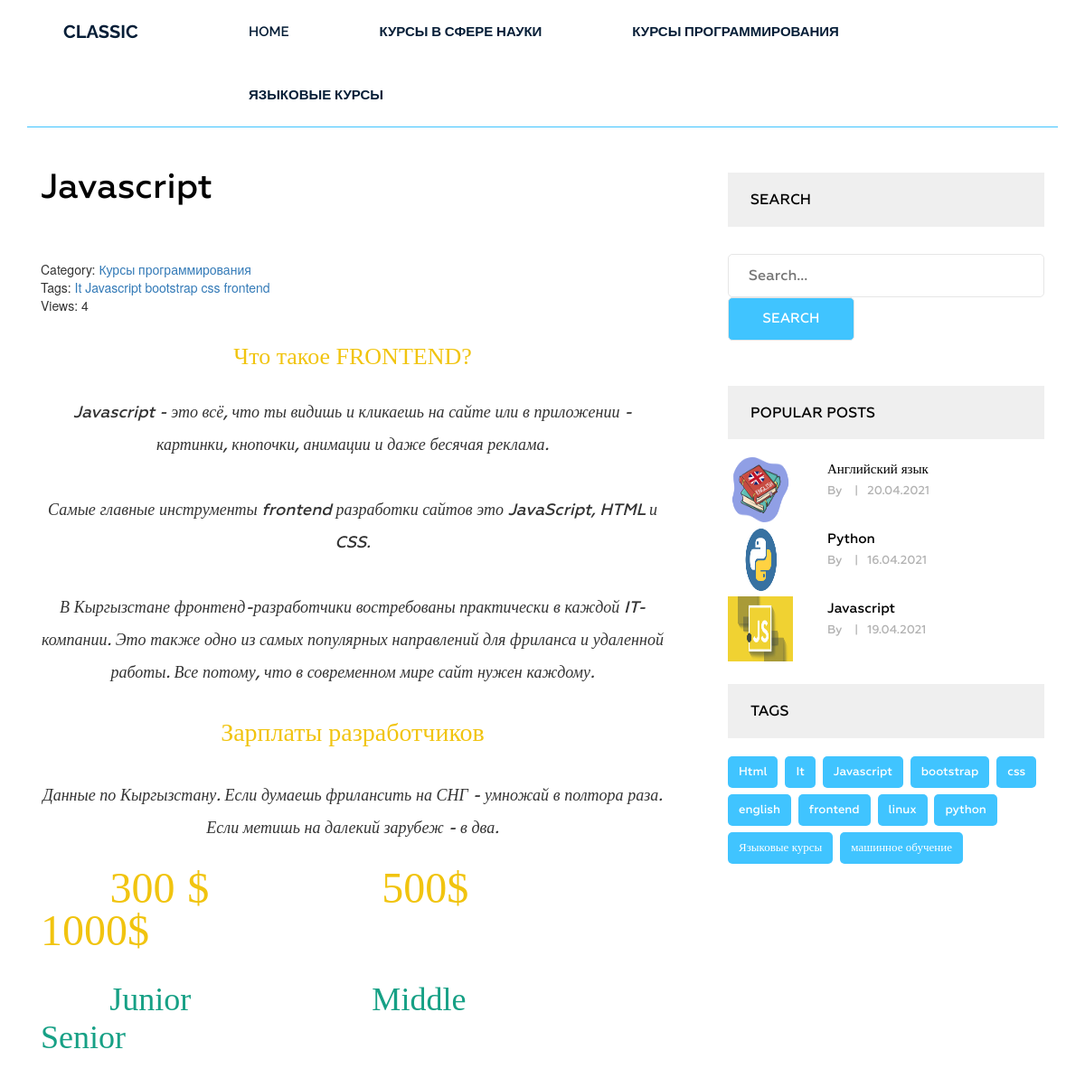
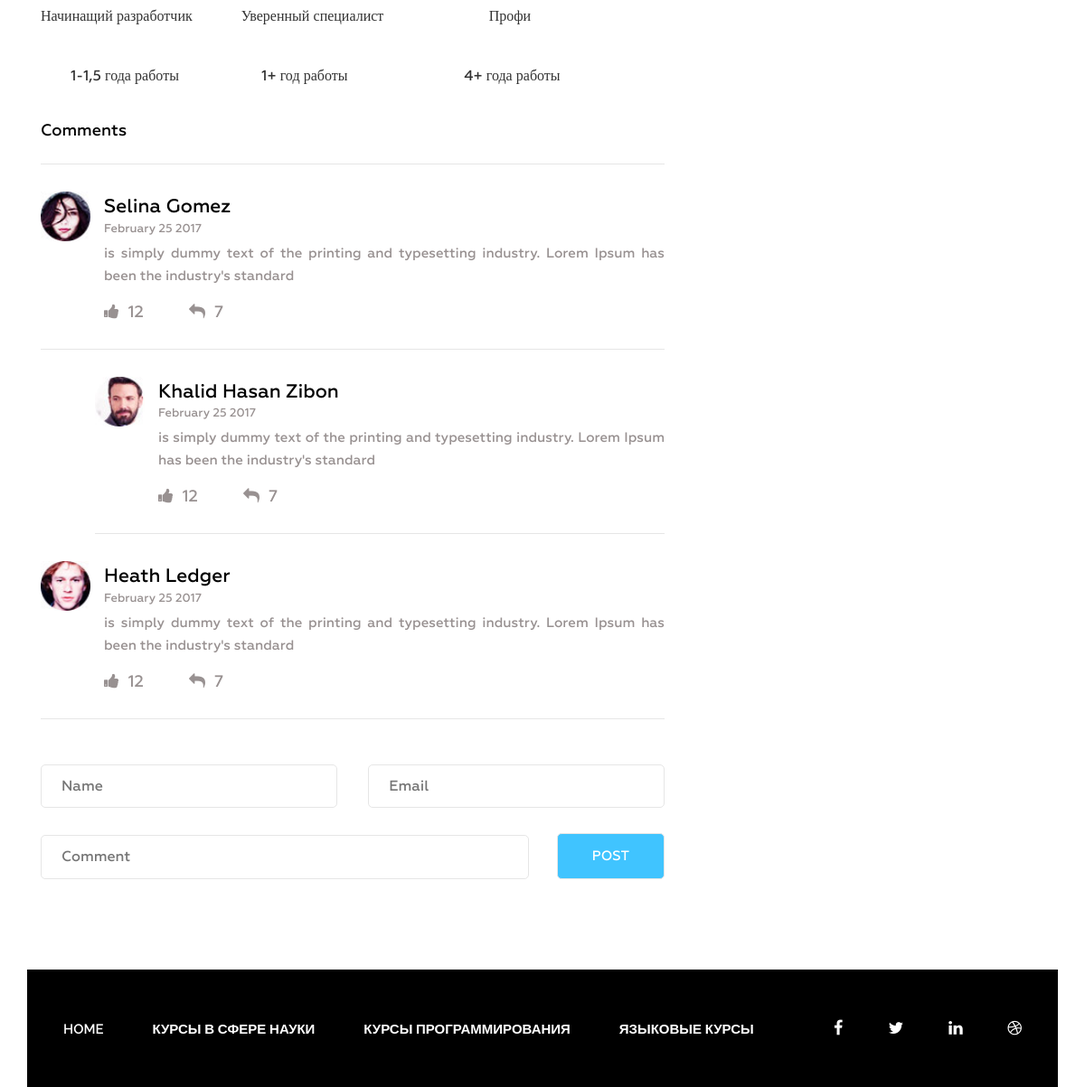
/post/javascript, run on the app's committed database (2 pictures, top to bottom).
### blog/models.py (models this page shows, shortened)
class Category(models.Model):
    title = models.CharField(max_length=255)
    slug = models.SlugField(max_length=255, verbose_name='Url', unique=True)
    def __str__(self):
        return self.title
    def get_absolute_url(self):
        return reverse('category', kwargs={'slug': self.slug})
    class Meta:
        ordering = ['title']
        verbose_name = 'Категория'
        verbose_name_plural = 'Категории'

class Post(models.Model):
    title = models.CharField(max_length=255, verbose_name='Название')
    slug = models.SlugField(max_length=255, verbose_name='Url', unique=True)
    author = models.CharField(max_length=100, verbose_name="Автор")
    content = models.TextField(verbose_name='Текст', blank=True, )
    created_at = models.DateTimeField(auto_now_add=True, verbose_name='Опубликовано')
    photo = models.ImageField(upload_to='photo/%Y/%m/%d/', blank=True, verbose_name="Фото")
    views = models.IntegerField(default=0, verbose_name='Количество просмотров')
    category = models.ForeignKey(Category, on_delete=models.PROTECT, related_name='posts', verbose_name='Категория')
    tags = models.ManyToManyField(Tag, blank=True, related_name='posts', verbose_name="Тег")
    def get_absolute_url(self):
        return reverse('post', kwargs={'slug': self.slug})
    class Meta:
        ordering = ['-created_at']
        verbose_name = 'Пост'
        verbose_name_plural = 'Посты'

class Tag(models.Model):
    title = models.CharField(max_length=255)
    slug = models.SlugField(max_length=255, verbose_name='Url', unique=True)
    def get_absolute_url(self):
        return reverse('tag', kwargs={'slug': self.slug})
    class Meta:
        ordering = ['title']
        verbose_name = 'Тег'
        verbose_name_plural = 'Теги'

### blog/views.py (the view)
# urls.py: path('post/<str:slug>', GetPost.as_view(), name='post'),
class GetPost(DetailView):
    model = Post
    template_name = 'blog/single.html'
    context_object_name = 'post'
    def get_context_data(self, *, object_list=None, **kwargs):
        context = super().get_context_data(**kwargs)
        self.object.views = F('views') + 1
        self.object.save()
        self.object.refresh_from_db()
        return context

### blog/templates/blog/single.html (shortened to what this page needs)
{% extends 'base.html' %}
{% load static %}
{% load sidebar %}
{% block content %}
    <section class="single-blog-area">
        <div class="container">
            <div class="row">
                <div class="col-md-12">
                    <div class="border-top">
                        <div class="col-md-8">
                            <div class="blog-area">
                                <div class="blog-area-part">
                                    <h2>{{ post.title }}</h2>
                                    <div class="single-content">
                                        <div>
                                            <span>Category: <a
                                                    href="{{ post.category.get_absolute_url }}">{{ post.category }}</a></span>
                                            <br>
                                            {% if post.tags.exists %}
                                                <span>
                                            Tags:
                                                    {% for tag in post.tags.all %}
                                                        <a href="{{ tag.get_absolute_url }}">{{ tag.title }}</a>
                                                    {% endfor %}
                                        </span>
                                                <br>
                                            {% endif %}
                                            <span>Views: {{ post.views }}</span>
                                        </div>
                                        {{ post.content|safe }}
                                    </div>
                                </div>
                                <div class="commententries">
                                    <h3>Comments</h3>
                                    <ul class="commentlist">
                                        <li>
                                            <article class="comment">
                                                <header class="comment-author">
                                                    <img src="img/author-1.jpg"
                                                         alt="">
                                                </header>
                                                <section
                                                        class="comment-details">
                                                    <div class="author-name">
                                                        <h5><a href="#">Selina
                                                            Gomez</a></h5>
                                                        <p>February 25 2017</p>
                                                    </div>
                                                    <div class="comment-body">
                                                        <p>is simply dummy text
                                                            of the printing and
                                                            typesetting
                                                            industry.
                                                            Lorem Ipsum has
                                                            been the industry's
                                                            standard </p>
                                                    </div>
                                                    <div class="reply">
                                                        <p><span><a href="#"><i
                                                                class="fa fa-thumbs-up"
                                                                aria-hidden="true"></i></a>12</span><span><a
                                                                href="#"><i
                                                                class="fa fa-reply"
aria-hidden="true"></i></a>7</span>
                                                        </p>
                                                    </div>
                                                </section>
                                            </article>
                                            <ul class="children">
                                                <li>
                                                    <article class="comment">
                                                        <header class="comment-author">
                                                            <img src="img/author-2.jpg"
                                                                 alt="">
                                                        </header>
                                                        <section
                                                                class="comment-details">
                                                            <div class="author-name">
                                                                <h5>
                                                                    <a href="#">Khalid
                                                                        Hasan
                                                                        Zibon</a>
                                                                </h5>
                                                                <p>February 25
                                                                    2017</p>
                                                            </div>
                                                            <div class="comment-body">
                                                                <p>is simply
                                                                    dummy text
                                                                    of the
                                                                    printing
                                                                    and
                                                                    typesetting
                                                                    industry.
                                                                    Lorem Ipsum
                                                                    has been
                                                                    the
                                                                    industry's
                                                                    standard </p>
                                                            </div>
                                                            <div class="reply">
                                                                <p><span><a
                                                                        href="#"><i
                                                                        class="fa fa-thumbs-up"
                                                                        aria-hidden="true"></i></a>12</span><span><a
                                                                        href="#"><i
                                                                        class="fa fa-reply"
                                                                        aria-hidden="true"></i></a>7</span>
                                                                </p>
                                                            </div>
                                                        </section>
                                                    </article>
                                                </li>
                                            </ul>
</li>
                                        <li>
                                            <article class="comment">
                                                <header class="comment-author">
                                                    <img src="img/author-3.jpg"
                                                         alt="">
                                                </header>
                                                <section
                                                        class="comment-details">
                                                    <div class="author-name">
                                                        <h5><a href="#">Heath
                                                            Ledger</a></h5>
                                                        <p>February 25 2017</p>
                                                    </div>
                                                    <div class="comment-body">
                                                        <p>is simply dummy text
                                                            of the printing and
                                                            typesetting
                                                            industry.
                                                            Lorem Ipsum has
                                                            been the industry's
                                                            standard </p>
                                                    </div>
                                                    <div class="reply">
                                                        <p><span><a href="#"><i
                                                                class="fa fa-thumbs-up"
                                                                aria-hidden="true"></i></a>12</span><span><a
                                                                href="#"><i
                                                                class="fa fa-reply"
                                                                aria-hidden="true"></i></a>7</span>
                                                        </p>
                                                    </div>
                                                </section>
                                            </article>
                                        </li>
                                    </ul>
                                </div>
                                <form action="#" method="get">
                                    <div class="name">
                                        <input type="text" name="" id=""
                                               placeholder="Name" class="name">
                                    </div>
                                    <div class="email">
                                        <input type="email" name="" id=""
                                               placeholder="Email"
                                               class="email">
                                    </div>
                                    <div class="comment">
                                        <input type="text" name="" id=""
                                               placeholder="Comment"
                                               class="comment">
                                    </div>
                                    <div class="post">
                                        <input type="submit" value="Post">
                                    </div>
                                </form>
                            </div>
                        </div>
                        <div class="col-md-4">
<div class="newsletter">
                            <h2 class="sidebar-title">Search</h2>
                            <form action="{% url 'search' %}" method="get">
                                <input type="text" name="s" placeholder="Search...">
                                <input type="submit" value="Search">
                            </form>
                        </div>
                            {% get_popular 3 %}
                            {% get_tags %}
                        </div>
                    </div>
                </div>
            </div>
        </div>
    </section>
{% endblock %}

### blog/templates/blog/menu_tpl.html
<!DOCTYPE html>
<div class="{{ menu_class }}">
    <ul>
        <li><a href="{% url 'home' %}">Home</a></li>
        {% for item in categories %}
        <li><a href="{{ item.get_absolute_url }}">{{ item.title }}</a></li>
        {% endfor %}
    </ul>
</div>

### blog/templates/blog/popular_posts_tpl.html
<!DOCTYPE html>
<html lang="en">
<h2 class="sidebar-title">Popular posts</h2>
<div class="grid">
    {% for post in posts %}
    <div class="portfolio-item popular">
        {% if post.photo %}
        <img src="{{ post.photo.url }}" alt="{{ post.title }}">
        {% else %}
        <img src="https://picsum.photos/id/1060/300/201/?blur=2" alt="{{ post.title }}">
        {% endif %}
        <div class="portfolio-text">
            <h5><a href="{{ post.get_absolute_url }}">{{ post.title }}</a></h5>
            <p>By {{ post.author }} <span>|</span>{{ post.created_at|date:"d.m.Y" }}</p>
        </div>
    </div>
    {% endfor %}
</div>
</html>

### blog/templates/blog/tags_tpl.html
<!DOCTYPE html>
<html lang="en">
<div class="tags">
    <h2 class="sidebar-title">Tags</h2>
    {% for tag in tags %}
    <p><a href="{{ tag.get_absolute_url }}">{{ tag.title }}</a></p>
    {% endfor %}
</div>
</html>

### data on the page
Category: title "КУРСЫ В СФЕРЕ НАУКИ"
Category: title "КУРСЫ ПРОГРАММИРОВАНИЯ"
Category: title "ЯЗЫКОВЫЕ КУРСЫ"
Post: title "Javascript", category "Курсы программирования", views "4", content "Что такое FRONTEND? Javascript - это всё, что ты видишь и кликаешь на сайте или в приложении - картинки, кнопочки, анимации и даже бесячая реклама. Самые главные инструменты frontend разработки сайтов это JavaScript, HTML и CSS. В Кыргызстане фронтенд-разработчики востребованы практически в каждой IT-компании. Это также одно из самых популярных направлений для фриланса и удаленной работы. Все потому, что в современном мире сайт нужен каждому. Зарплаты разработчиков Данные по Кыргызстану. Если думаешь фрилансить на СНГ - умножай в полтора раза. Если метишь на далекий зарубеж - в два. 300 $ 500$ 1000$ Junior Middle Senior Начинащий разработчик Уверенный специалист Профи 1-1,5 года работы 1+…", photo (picture), created_at "19.04.2021"
Tag: title "It"
Tag: title "Javascript"
Tag: title "bootstrap"
Tag: title "css"
Tag: title "frontend"
Post: photo (picture), title "Английский язык", created_at "20.04.2021"
Post: photo (picture), title "Python", created_at "16.04.2021"
Tag: title "Html"
Tag: title "english"
Tag: title "linux"
Tag: title "python"
Tag: title "Языковые курсы"
Tag: title "машинное обучение"
